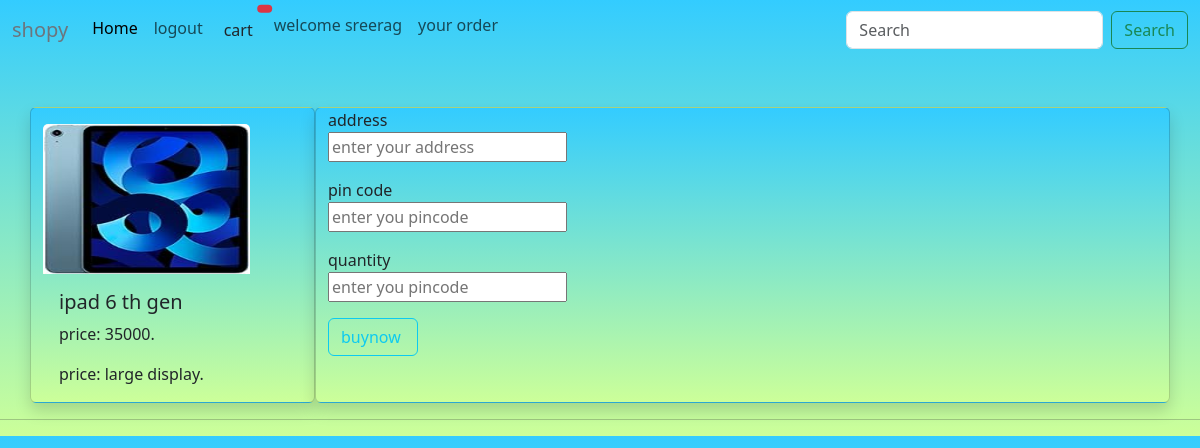
Page /buyProduct/2/ (signed in) on the committed database.
### app1/models.py (models this page shows, shortened)
class Product(models.Model):
    name = models.CharField(max_length=50,blank=True, null=True)
    desc = models.TextField(blank=True, null=True)
    price = models.IntegerField(blank=True, null=True)
    image = models.ImageField(
        upload_to='images', default='image not available')
    thumbnails = models.ImageField(upload_to='imagereduced', blank=True)
    categ = models.ForeignKey('category', on_delete=models.CASCADE,blank=True, null=True)
    created = models.DateTimeField(auto_now=True)
    class Meta:
        ordering = ['-created']

### app1/views.py (the view, shortened to what this page needs)
# urls.py: path('buyProduct/<str:pk>/',views.buyProduct,name='buyproduct'),
@login_required(login_url='login')
def buyProduct(request, pk):
    product = Product.objects.get(id=pk)
    context = {'product': product}
    return render(request, 'buyproduct.html', context)

### app1/templates/buyproduct.html (shortened to what this page needs)
{% extends "index.html" %}
{% block buyproduct %}
<div class="container">
  <div class="row">
    <div class="col-lg-3 col-5 card shadow mt-5"><div class=" "><div class="" >
      <img src="{{product.image.url}}" class="card-img-top mt-3 " alt="..." style="height: 150px; width: 80%;">
      <div class="card-body">
        <h5 class="card-title" style="width: auto;">{{product.name}}</h5>
        <p class="card-text">price:  {{product.price}}.</p>
        <p class="card-text">price:  {{product.desc}}.</p>
      </div>
    </div></div>
    </div>
    <div class="col-lg-9 card shadow mt-5 ml-2">
      <form action="" method="POST"> {% csrf_token %}
        <div class="">
          <div><label for="">address</label></div>
          <input type="text" placeholder="enter your address" name="address">
          <br>
          <div class="mt-3">
            <div><label for="">pin code</label></div>
          <input type="text" placeholder="enter you pincode" name="pincode">
          </div>
          <div class="mt-3">
            <div><label for="">quantity</label></div>
          <input type="number" placeholder="enter you pincode" name="qty" >
          </div>
          <div><input type="submit" value="buynow " class="mt-3 btn btn-outline-info"></div>
        </div>
      </form>
    </div>
  </div>
</div>
{% endblock buyproduct %}

### app1/templates/index.html (shortened to what this page needs)
<!DOCTYPE html>
<html lang="en">
  <head>
    <link
      href="https://cdn.jsdelivr.net/npm/bootstrap@5.3.2/dist/css/bootstrap.min.css"
      rel="stylesheet"
    />
  </head>
  <body><nav class="navbar navbar-expand-lg text-white ">
    <div class="container-fluid">
      <a class="navbar-brand text-secondary" href="{% url 'index' %}">shopy</a>
      <div class="collapse navbar-collapse" id="navbarSupportedContent">
        <ul class="navbar-nav me-auto mb-2 mb-lg-0">
          <li class="nav-item">
            <a class="nav-link active" aria-current="page" href="{% url 'index' %}">Home</a>
          </li>
        {% if user.is_authenticated %}  <li class="nav-item">
            <a class="nav-link" href="{% url 'logout' %}">logout</a>
          </li>
        <button type="button" class="btn position-relative"><a class="text-dark" href="{% url 'cartdetail' %}">cart</a>
          <span  class="position-absolute top-0 start-100 translate-middle badge rounded-pill bg-danger">
          </span>
        </button>
          <li class="nav-item ml-3">
            <a class="nav-link pl-5" href="{% url 'userprofile' %}"><h6> welcome  {{user}}</h6></a>
          </li>
          <li class="nav-item ml-3">
            <a class="nav-link pl-5" href="{% url 'userorder' %}"><h6> your order</h6></a>
          </li>
            {% endif %}
        </ul>
        <form class="d-flex"  action="{% url 'search' %}" method="GET">
          <input class="form-control me-2" type="search" placeholder="Search" name="qu">
          <button class="btn btn-outline-success" type="submit">Search</button>
        </form>
      </div>
    </div>
  </nav>
  {% block buyproduct %}
  {% endblock buyproduct %}
  <hr/>
  </body>
</html>

### app1/templates/index.html (style rules this page uses)
a { text-decoration: none; }
body { background: linear-gradient(to bottom, #33ccff 0%, #ccff99 100%); }
.card { background: linear-gradient(to bottom, #33ccff 0%, #ccff99 100%); }

### rows in the picture
Product: image (picture), name "ipad 6 th gen", price "35000", desc "large display"

### other values in the picture
{{ user }} "sreerag"
